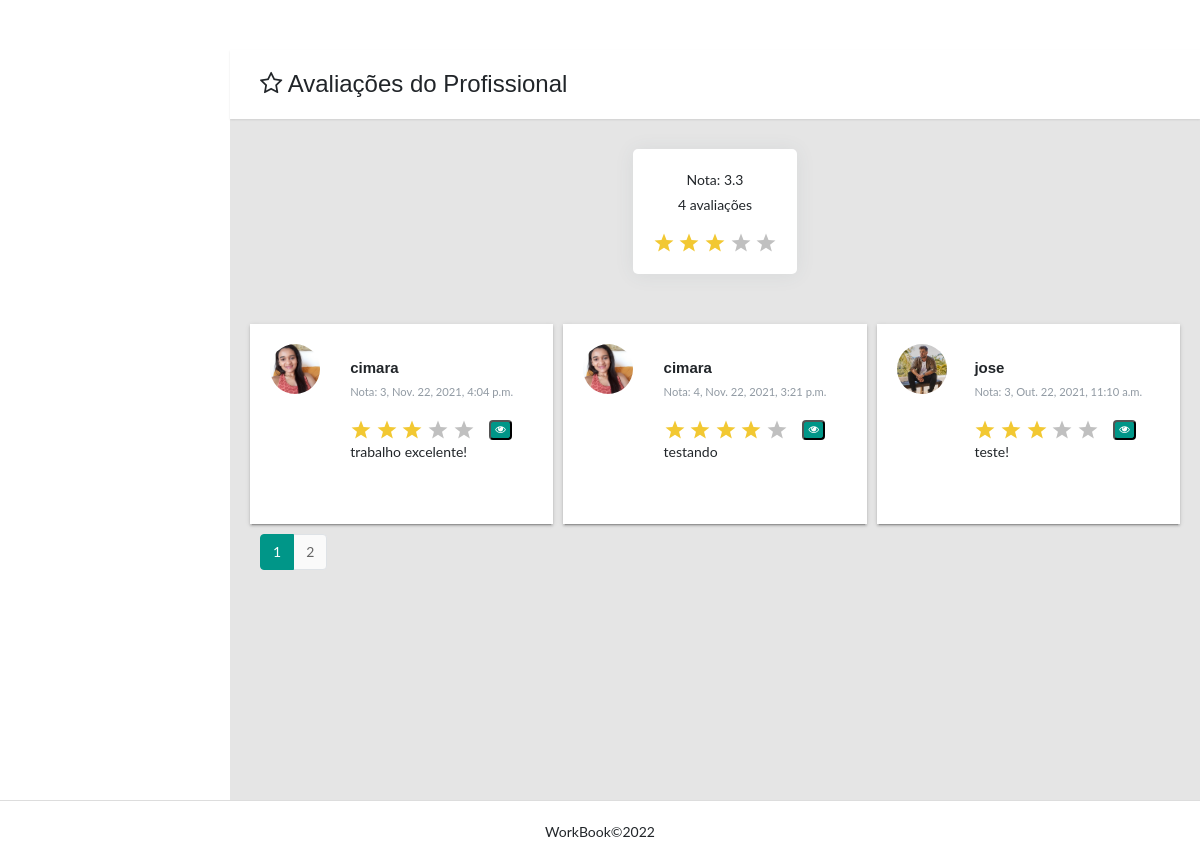
Page /avaliacao/clientelistarAvaliacoes/3 on the committed database.
### avaliacao/models.py (models this page shows)
class Avaliacao(models.Model):
    descricao = models.CharField('descricao',max_length=250,blank=True, null=True)
    nota = models.IntegerField('nota', blank=True, null=True)
    data_created = models.DateTimeField(auto_now_add=True)
    cliente = models.ForeignKey(Usuario, on_delete=models.CASCADE, null=True, blank=True, related_name='cliente')
    profissional = models.ForeignKey(Usuario, on_delete=models.CASCADE, null=True, blank=True, related_name='profissional')
    class Meta:
        db_table = 'avaliacao'
        verbose_name_plural = 'Avaliações'

### usuario/models.py (models this page shows, shortened)
class Usuario(AbstractUser):
    telefone = models.CharField('telefone', max_length=15)
    imagem = models.ImageField(upload_to='fotosperfil/%Y/%m/', blank=True, null=True)
    cidade = models.CharField('cidade', max_length=40)
    rua = models.CharField('rua', max_length=60)
    uf = models.CharField('uf', max_length=2)
    bairro = models.CharField('bairro', max_length=40)
    is_staff = models.BooleanField(default=False)
    is_superuser = models.BooleanField(default=False)
    is_active = models.BooleanField(default=True)
    is_profissional = models.BooleanField(default=False)
    class Meta:
        db_table = 'usuario'
        verbose_name = 'Usuario'
        verbose_name_plural = 'Usuario'

### avaliacao/views.py (the view)
# urls.py: path('clientelistarAvaliacoes/<id>', views.clientelistarAvaliacoes, name='clientelistarAvaliacoes'),
def clientelistarAvaliacoes(request,id):
    usuario = Usuario.objects.get(id=id)
    avaliacao = Avaliacao.objects.filter(profissional_id=usuario).order_by('-id')
    paginator = Paginator(avaliacao, 3)
    page = request.GET.get('p')
    avaliacao = paginator.get_page(page)
    total_pessoas = Avaliacao.objects.filter(profissional_id=usuario).count()
    media = Avaliacao.objects.filter(profissional_id=usuario).aggregate(avg_rating=Avg('nota'))
    context = {
        'avaliacao':avaliacao,
        'total_pessoas': total_pessoas,
        'media': media
    }
    return render(request, 'clientelistarAvaliacoes.html', context)

### avaliacao/templates/clientelistarAvaliacoes.html (shortened to what this page needs)
{% extends 'base.html' %}
{% block content %}
<main class="app-content">
    <div class="app-title">
        <div>
            <h1><i class="fa fa-star-o"></i> Avaliações do Profissional
            </h1>
        </div>
    </div>
    <div class="container d-flex justify-content-center mt-100">
        <div class="row">
            <div class="col-md-200">
                <div class="card">
                    <div class="card-body text-center"><span class="myratings">Nota: {{media.avg_rating|floatformat:1}}</span>
                        <p class="mt-1">{{total_pessoas}} avaliações</p>
                        {% if media.avg_rating  >= 3.0 and media.avg_rating <= 3.9 %}
                         <svg height="22" viewBox="0 0 50 50">
                                            <polygon fill="#f2c832"
                                                     points="25,3.553 30.695,18.321 46.5,19.173
                                                     34.214,29.152 38.287,44.447 25,35.848 11.712,44.447 15.786,29.152 3.5,19.173 19.305,18.321">
                                            </polygon>
                                        </svg>
                                        <svg height="22" viewBox="0 0 50 50">
                                            <polygon fill="#f2c832"
                                                     points="25,3.553 30.695,18.321 46.5,19.173
                                                     34.214,29.152 38.287,44.447 25,35.848 11.712,44.447 15.786,29.152 3.5,19.173 19.305,18.321">
                                            </polygon>
                                        </svg>
                                        <svg height="22" viewBox="0 0 50 50">
                                            <polygon fill="#f2c832"
                                                     points="25,3.553 30.695,18.321 46.5,19.173
                                                     34.214,29.152 38.287,44.447 25,35.848 11.712,44.447 15.786,29.152 3.5,19.173 19.305,18.321">
                                            </polygon>
                                        </svg>
                                         <svg height="22" viewBox="0 0 50 50">
                                            <polygon fill="#c0c0c0"
                                                     points="25,3.553 30.695,18.321 46.5,19.173
                                                     34.214,29.152 38.287,44.447 25,35.848 11.712,44.447 15.786,29.152 3.5,19.173 19.305,18.321">
                                            </polygon>
                                        </svg>
                                         <svg height="22" viewBox="0 0 50 50">
                                            <polygon fill="#c0c0c0"
                                                     points="25,3.553 30.695,18.321 46.5,19.173
                                                     34.214,29.152 38.287,44.447 25,35.848 11.712,44.447 15.786,29.152 3.5,19.173 19.305,18.321">
                                            </polygon>
                                        </svg>
                        {% endif %}
                    </div>
                </div>
            </div>
        </div>
    </div>
    <div class="row user">
        {% for avaliacao in avaliacao %}
        <div class="col-md-4">
            <div class="tab-content">
                <div class="tab-pane active" id="user-timeline">
                    <div class="timeline-post" style="max-height: 200px; left:500;">
                        <div class="post-media">
                            <div class="product-img">
                                {% if avaliacao.cliente.imagem %}
                                <img width="50"
                                     src="{{avaliacao.cliente.imagem.url}}">
                                {% else %}
                                <img width="50"
                                     src="https://static.vecteezy.com/ti/vetor-gratis/p1/2318271-icone-do-perfil-do-usuario-gr%C3%A1tis-vetor.jpg">
                                {% endif %}
                            </div>
                            <div class="content">
                                <h5><a href="#"></a>{{avaliacao.cliente.username}}</h5>
                                <p class="text-muted"><small>Nota: {{avaliacao.nota}}, {{avaliacao.data_created}}</small>
                                </p>
                               <div class="post-content">
                                    <link rel="stylesheet"
                                          href="//maxcdn.bootstrapcdn.com/font-awesome/4.3.0/css/font-awesome.min.css">
                                    <div class="estrelas">
                                         {% if avaliacao.nota == 3 %}
                                         <svg height="22" viewBox="0 0 50 50">
                                            <polygon fill="#f2c832"
                                                     points="25,3.553 30.695,18.321 46.5,19.173
                                                     34.214,29.152 38.287,44.447 25,35.848 11.712,44.447 15.786,29.152 3.5,19.173 19.305,18.321">
                                            </polygon>
                                        </svg>
                                        <svg height="22" viewBox="0 0 50 50">
                                            <polygon fill="#f2c832"
                                                     points="25,3.553 30.695,18.321 46.5,19.173
                                                     34.214,29.152 38.287,44.447 25,35.848 11.712,44.447 15.786,29.152 3.5,19.173 19.305,18.321">
                                            </polygon>
                                        </svg>
                                        <svg height="22" viewBox="0 0 50 50">
                                            <polygon fill="#f2c832"
                                                     points="25,3.553 30.695,18.321 46.5,19.173
                                                     34.214,29.152 38.287,44.447 25,35.848 11.712,44.447 15.786,29.152 3.5,19.173 19.305,18.321">
                                            </polygon>
                                        </svg>
                                         <svg height="22" viewBox="0 0 50 50">
                                            <polygon fill="#c0c0c0"
                                                     points="25,3.553 30.695,18.321 46.5,19.173
                                                     34.214,29.152 38.287,44.447 25,35.848 11.712,44.447 15.786,29.152 3.5,19.173 19.305,18.321">
                                            </polygon>
                                        </svg>
                                         <svg height="22" viewBox="0 0 50 50">
                                            <polygon fill="#c0c0c0"
                                                     points="25,3.553 30.695,18.321 46.5,19.173
                                                     34.214,29.152 38.287,44.447 25,35.848 11.712,44.447 15.786,29.152 3.5,19.173 19.305,18.321">
                                            </polygon>
                                        </svg>
                                         {% endif %}
                                          {% if avaliacao.nota == 4 %}
                                        <svg height="22" viewBox="0 0 50 50">
                                            <polygon fill="#f2c832"
                                                     points="25,3.553 30.695,18.321 46.5,19.173
                                                     34.214,29.152 38.287,44.447 25,35.848 11.712,44.447 15.786,29.152 3.5,19.173 19.305,18.321">
                                            </polygon>
                                        </svg>
                                        <svg height="22" viewBox="0 0 50 50">
                                            <polygon fill="#f2c832"
                                                     points="25,3.553 30.695,18.321 46.5,19.173
                                                     34.214,29.152 38.287,44.447 25,35.848 11.712,44.447 15.786,29.152 3.5,19.173 19.305,18.321">
                                            </polygon>
                                        </svg>
                                        <svg height="22" viewBox="0 0 50 50">
                                            <polygon fill="#f2c832"
                                                     points="25,3.553 30.695,18.321 46.5,19.173
                                                     34.214,29.152 38.287,44.447 25,35.848 11.712,44.447 15.786,29.152 3.5,19.173 19.305,18.321">
                                            </polygon>
                                        </svg>
                                         <svg height="22" viewBox="0 0 50 50">
                                            <polygon fill="#f2c832"
                                                     points="25,3.553 30.695,18.321 46.5,19.173
                                                     34.214,29.152 38.287,44.447 25,35.848 11.712,44.447 15.786,29.152 3.5,19.173 19.305,18.321">
                                            </polygon>
                                        </svg>
                                         <svg height="22" viewBox="0 0 50 50">
                                            <polygon fill="#c0c0c0"
                                                     points="25,3.553 30.695,18.321 46.5,19.173
                                                     34.214,29.152 38.287,44.447 25,35.848 11.712,44.447 15.786,29.152 3.5,19.173 19.305,18.321">
                                            </polygon>
                                        </svg>
                                         {% endif %}
                                        &nbsp;&nbsp;&nbsp;<button type="button" class="badge badge-primary" data-toggle="modal"
                                                data-target="#exampleModal{{avaliacao.id}}" title="Detalhes">
                                            <i class="fa fa-eye"></i>
                                        </button>
                                    </div>
                                    <p>{{avaliacao.descricao|truncatechars_html:30}}</p>
                                </div>
                            </div>
                        </div>
                    </div>
                </div>
            </div>
        </div>
        {% empty %}
        <div class="col-md-12">
            <div class="alert alert-info"><i class="fa fa-info-circle"></i> Nenhuma Avaliação encontrada!</div>
        </div>
        {% endfor %}
    </div>
    <nav aria-label="Navegação de página exemplo">
        <ul class="pagination">
            {% for pagina in avaliacao.paginator.page_range %}
            {% if avaliacao.number == pagina %}
            <li class="page-item active"><a class="page-link" href="?p={{ pagina }}">{{ pagina }}</a></li>
            {% else %}
            <li class="page-item"><a class="page-link" href="?p={{ pagina }}">{{ pagina }}</a></li>
            {% endif %}
            {% endfor %}
        </ul>
    </nav>
</main>
{% endblock %}

### rows in the picture
Avaliacao: cliente.imagem (picture), cliente.username "cimara", nota "3", data_created "Nov. 22, 2021, 4:04 p.m.", descricao "trabalho excelente!"
Avaliacao: cliente.imagem (picture), cliente.username "cimara", nota "4", data_created "Nov. 22, 2021, 3:21 p.m.", descricao "testando"
Avaliacao: cliente.imagem (picture), cliente.username "jose", nota "3", data_created "Out. 22, 2021, 11:10 a.m.", descricao "teste!"

### other values in the picture
{{ media.avg_rating|floatformat:1 }} "3.3"
{{ total_pessoas }} "4"
{{ pagina }} "1"
{{ pagina }} "2"
